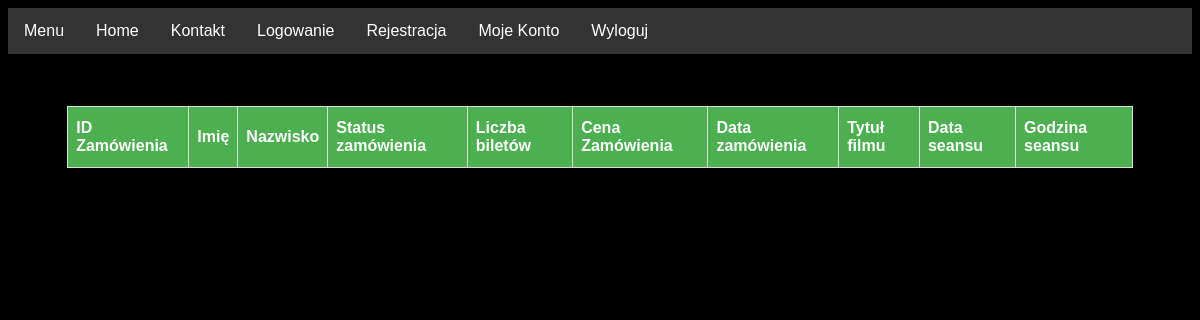
The app's page /moje_zamowienia.php (signed in), older data.
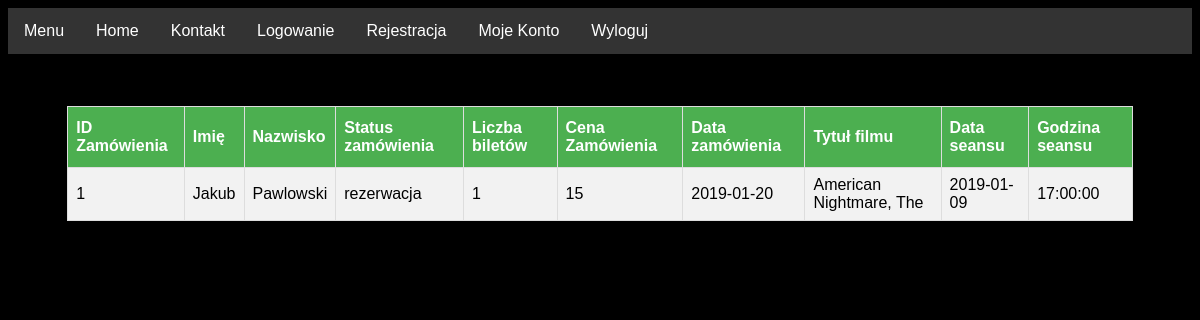
The same page, newer data.
### tables this page shows
CREATE TABLE `zamowienie` (
  `ID_zamowienie` int(11) NOT NULL,
  `ID_osoba` int(11) NOT NULL,
  `status_zamowienia` varchar(20) NOT NULL,
  `liczba_biletow` int(3) NOT NULL,
  `cena_zamowienia` int(4) NOT NULL,
  `data_zamowienia` date NOT NULL
);

CREATE TABLE `osoba` (
  `ID_osoba` int(11) NOT NULL,
  `imie` varchar(20) NOT NULL,
  `nazwisko` varchar(20) NOT NULL,
  `login` varchar(20) NOT NULL,
  `haslo` varchar(20) NOT NULL,
  `e-mail` varchar(30) NOT NULL,
  `nr_telefonu` int(11) NOT NULL,
  `ID_rodzajkonta` int(11) NOT NULL,
  `liczba_punktow` int(11) NOT NULL
);

### moje_zamowienia.php (the view, shortened to what this page needs)
<?php
	if(isset($_SESSION['zalogowany'])&&($_SESSION['zalogowany']==true))
	{
		$ID_osoba = $_SESSION['ID_osoba'];
		require_once "connect.php";
		try{
			$polaczenie = new  mysqli($host, $db_user, $db_password, $db_name);
			if ($polaczenie->connect_errno!=0)
				{
					throw new Exception(mysqli_connect_errno());
				}
				else
				{
					$rezultat = $polaczenie->query("SELECT 	zamowienie.ID_zamowienie, zamowienie.status_zamowienia,
															zamowienie.liczba_biletow, zamowienie.cena_zamowienia,
															zamowienie.data_zamowienia, osoba.imie, osoba.nazwisko,
															osoba.login, repertuar.godzina, repertuar.data, film.tytul
													FROM zamowienie
													JOIN osoba ON zamowienie.ID_osoba = osoba.ID_osoba
													JOIN bilet ON bilet.ID_zamowienie = zamowienie.ID_zamowienie
													JOIN repertuar ON repertuar.ID_repertuar = bilet.ID_repertuar
													JOIN film ON repertuar.ID_film = film.ID_film
													WHERE osoba.ID_osoba = $ID_osoba
													GROUP BY ID_zamowienie;");
				}
		}catch(Exception $e){
			echo '<span style="color: red;"> Błąd serwera! Przepraszamy za niedogodności i prosimy o rejestrację w innym terminie!</span>';
			echo '<br/>Informacja developerska:'.$e;
		}
	}
?>
<!DOCTYPE HTML>
<html lang="pl">
<head>
	<link rel="stylesheet" href="CSS/mainStyle.css" type="text/css">
	<link rel="stylesheet" href="CSS/styles.css" type="text/css">
	<link rel="stylesheet" href="CSS/style.css" type="text/css">
</head>
<body>
	<div  id="menu">
		<ul>
			<li><a href="#news"><span color onclick="openNav()">Menu</span></a></li>
			<li><a class="active" href="index.php">Home</a></li>
			<li><a href="kontakt.php">Kontakt</a></li>
			<li><a onclick="document.getElementById('id01').style.display='block'">Logowanie</a></li>
			<li><a href="rejestracja.php">Rejestracja</a></li>
			<li><a href="konto.php">Moje Konto</a></li>
			<li>
				<?php if(isset($_SESSION['zalogowany']))
						echo '<a href="logout.php">Wyloguj</a>';
				?>
			</li>
		</ul>
	</div>
	  	<div id="wrapper">
			<table id="customers">
				<tr>
					<th>ID Zamówienia</th>
					<th>Imię</th>
					<th>Nazwisko</th>
					<th>Status zamówienia</th>
					<th>Liczba biletów</th>
					<th>Cena Zamówienia</th>
					<th>Data zamówienia</th>
					<th>Tytuł filmu</th>
					<th>Data seansu</th>
					<th>Godzina seansu</th>
				</tr>
				<?php
					while($row = $rezultat->fetch_assoc())
					{
						echo "<tr>";
						echo "<td>".$row['ID_zamowienie']."</td>";
						echo "<td>".$row['imie']."</td>";
						echo "<td>".$row['nazwisko']."</td>";
						echo "<td>".$row['status_zamowienia']."</td>";
						echo "<td>".$row['liczba_biletow']."</td>";
						echo "<td>".$row['cena_zamowienia']."</td>";
						echo "<td>".$row['data_zamowienia']."</td>";
						echo "<td>".$row['tytul']."</td>";
						echo "<td>".$row['data']."</td>";
						echo "<td>".$row['godzina']."</td>";
						echo "</tr>";
					}
				?>
			</table>
		</div>
</body>
</html>

Row changes from the older to the newer data that the page shows:
added zamowienie: ID_zamowienie "1", ID_osoba.imie "Jakub", ID_osoba.nazwisko "Pawlowski", status_zamowienia "rezerwacja", liczba_biletow "1", cena_zamowienia "15", data_zamowienia "2019-01-20", tytul "American Nightmare, The", data "2019-01-09", godzina "17:00:00"
